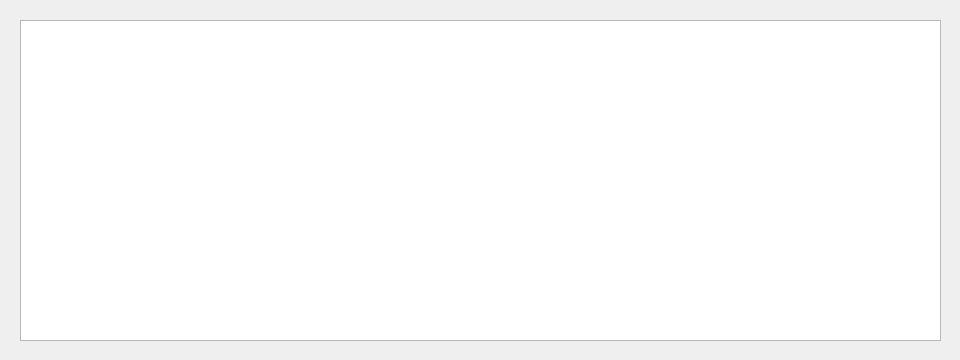
<?xml version="1.0" encoding="UTF-8"?>
<ui version="4.0">
 <class>Form</class>
 <widget class="QWidget" name="Form">
  <property name="windowModality">
   <enum>Qt::WindowModal</enum>
  </property>
  <property name="enabled">
   <bool>true</bool>
  </property>
  <property name="geometry">
   <rect>
    <x>0</x>
    <y>0</y>
    <width>960</width>
    <height>360</height>
   </rect>
  </property>
  <property name="windowTitle">
   <string>네트워크 인터페이스 선택</string>
  </property>
  <property name="autoFillBackground">
   <bool>false</bool>
  </property>
  <widget class="QListWidget" name="listWidget">
   <property name="geometry">
    <rect>
     <x>20</x>
     <y>20</y>
     <width>921</width>
     <height>321</height>
    </rect>
   </property>
   <property name="alternatingRowColors">
    <bool>true</bool>
   </property>
  </widget>
 </widget>
 <resources/>
 <connections/>
</ui>
